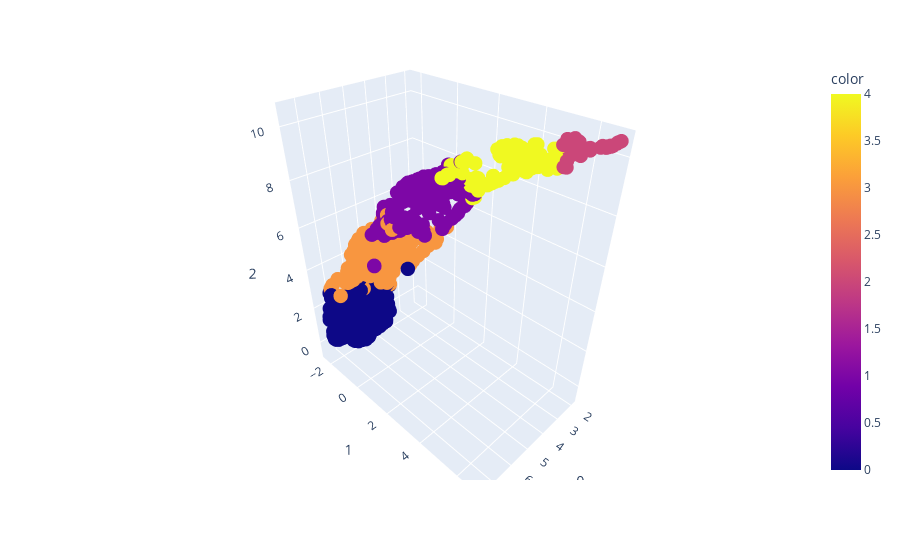

Source (notebook cell):
### Markdown cell above
### Visualize

### Code cell
umap_3d = UMAP(n_components=3, init='random', random_state=42)
proj_3d = umap_3d.fit_transform(features_mf_only_scaled)

fig_3d = px.scatter_3d(
    proj_3d, x=0, y=1, z=2,
    color=labels
)
fig_3d.update_traces(marker_size=5)
fig_3d.show()

### Figure 1 — Plotly figure (JSON) as saved in the notebook; plotly's stock layout.template omitted (floating-point values rounded to 4 significant figures; data arrays with more than 128 entries replaced by an {"elided": "..."} marker saying what was removed)
{"data": [{"hovertemplate": "0=%{x}<br>1=%{y}<br>2=%{z}<br>color=%{marker.color}<extra></extra>", "legendgroup": "", "marker": {"color": {"elided": "921 int values"}, "coloraxis": "coloraxis", "size": 5, "symbol": "circle"}, "mode": "markers", "name": "", "scene": "scene", "showlegend": false, "type": "scatter3d", "x": {"elided": "921 float values"}, "y": {"elided": "921 float values"}, "z": {"elided": "921 float values"}}], "layout": {"coloraxis": {"colorbar": {"title": {"text": "color"}}, "colorscale": [[0, "#0d0887"], [0.1111, "#46039f"], [0.2222, "#7201a8"], [0.3333, "#9c179e"], [0.4444, "#bd3786"], [0.5556, "#d8576b"], [0.6667, "#ed7953"], [0.7778, "#fb9f3a"], [0.8889, "#fdca26"], [1, "#f0f921"]]}, "legend": {"tracegroupgap": 0}, "margin": {"t": 60}, "scene": {"domain": {"x": [0, 1], "y": [0, 1]}, "xaxis": {"title": {"text": "0"}}, "yaxis": {"title": {"text": "1"}}, "zaxis": {"title": {"text": "2"}}}}}
